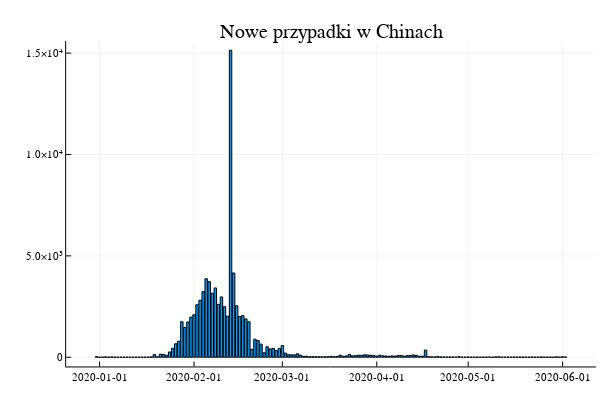

The notebook cell this image was saved under:
### Markdown cell above
Można powiedzieć, że epidemia w Chinach zakończyła się na początku marca. Widać to na wykresie słupkowym nowych przypadków. Uwagę przykłuwa aż 15000 przypadkó 13 lutego. Było to spowodowane zmianą sposobu klasyfikacji chorych - przed tym dniem za chorych uznawano wyłącznie osoby hospitalizowane. Tamtego dnia zdecydowano się na dopisanie przypadków, które nie wymagały leczenia w szpitalu, a dały pozytywny wynik testu.

### Code cell
bar(china[:date], china[:new_cases], title="Nowe przypadki w Chinach", label=:none)
